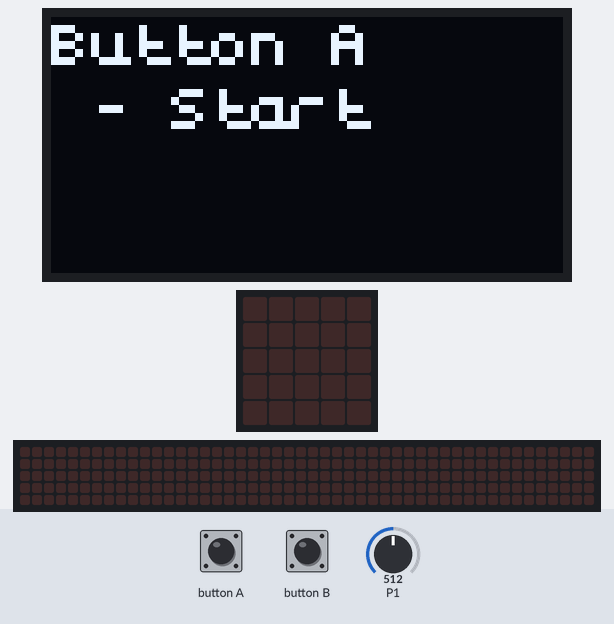
Recording of a program running on a simulated BBC micro:bit running MicroPython. Shown: 128×64 one-colour display, the board's 5×5 LED display, a strip that is not on the board, showing the scrolling text unrolled. The inputs (shaded band) are chosen by the test bench; at power-on: P1 = 512 (analog values on the 0–1023 scale). The 48×5 strip is a reading aid, not a part: it shows the text the display is scrolling, unrolled, one strip-width of it at a time.

Above: at 1.3 s.
1.4 s: button A pressed for 0.15 s
At 2.3 s:
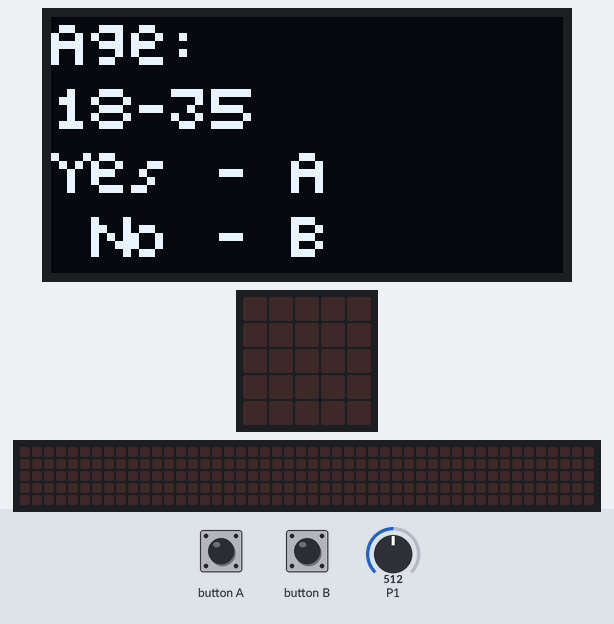
3.0 s: button A pressed for 1 s
At 3.9 s:
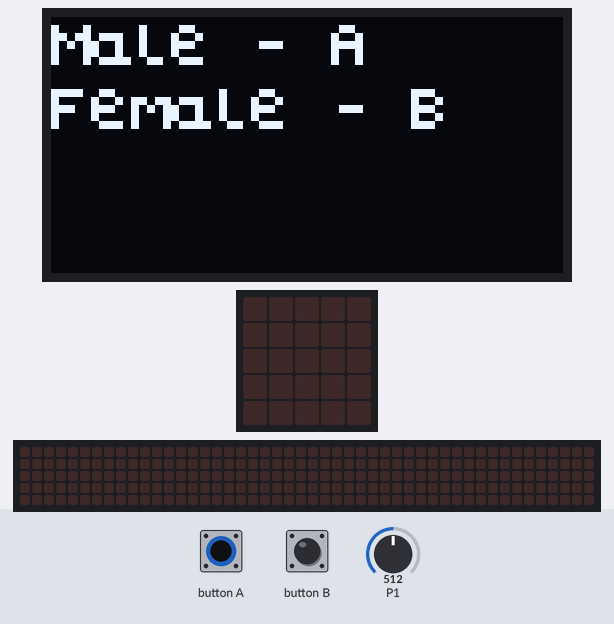
5.5 s: button B pressed for 0.15 s
At 5.66 s:
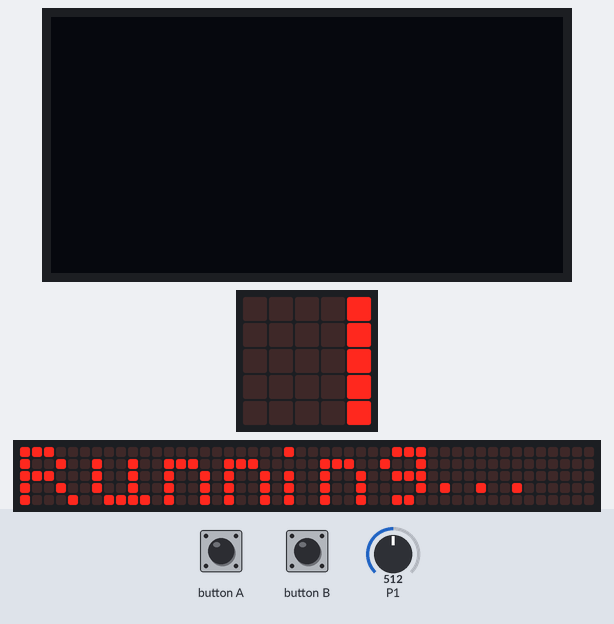
Timing chart, 0 to 8.5 s (numbered marks = the images above; inputs shaded):
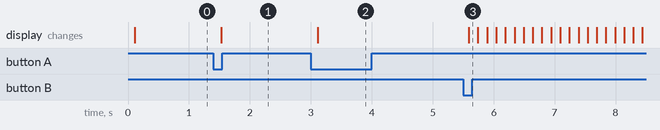

Measured:
- after the input at 1.4 s, the display: changes after 0.13 s (image 1)
- after the input at 3.0 s, the display: changes after 0.11 s (image 2)
- after the input at 5.5 s, the display: changes after 0.09 s (image 3)

The program:

Main_Program.py
```python
from microbit import *
import utime as time
from ssd1306 import initialize, clear_oled
from ssd1306_text import add_text

gender = 0
threshold = 550
count = 0
sample = 0
bpm = 0
age = 0
previous = 0
window = []
values = []
bpm_store = []
beat = False
mean_hr = 0


mean = lambda datalist: sum(datalist) / len(datalist)


initialize()
clear_oled()
add_text(0, 0, "Button A", 1)
add_text(0, 1, " - Start", 1)

while True:
    if button_b.was_pressed():
        continue
    if button_a.was_pressed():
        clear_oled()
        add_text(0, 0, "Age:", 1)
        add_text(0, 1, "18-35", 1)
        add_text(0, 2, "Yes - A", 1)
        add_text(0, 3, " No - B", 1)
        while True:
            if button_a.was_pressed():
                age = 1
                break
            elif button_b.was_pressed():
                add_text(0, 1, "36-55", 1)
                while True:
                    if button_a.was_pressed():
                        age = 2
                        break
                    if button_b.was_pressed():
                        age = 3
                        break
                break
        break

clear_oled()
add_text(0, 0, "Male - A", 1)
add_text(0, 1, "Female - B", 1)
while True:
    if button_a.was_pressed():
        gender = 1
        break
    if button_b.was_pressed():
        gender = 2
        break
clear_oled()

display.scroll("Running...", wait=False, loop=True)
while True:
    window.append(pin1.read_analog())
    avg = round(mean(window))
    values.append(avg)
    if len(window) == 11:
        window.pop(0)
    if beat is False and avg >= threshold + 10:
        beat = True
        count += 1
        if count == 1:
            t1 = time.ticks_ms()
        if count == 11:
            clear_oled()
            T = time.ticks_ms() - t1
            previous = bpm
            bpm = round(600 * 1000 / (T))
            add_text(0, 0, "Heart Rate:", 1)
            add_text(0, 1, str(bpm) + " bpm", 1)
            add_text(0, 2, "Previous:", 1)
            if previous != 0:
                add_text(0, 3, str(previous) + " bpm", 1)
                bpm_store.append(previous)
            else:
                add_text(0, 3, "No Record", 1)
            count = 0
    elif beat is True and avg <= threshold - 10:
        beat = False
    sample += 1
    if sample == 125:
        threshold = mean(values)
        values = []
        sample = 0
    if len(bpm_store) == 5:
        clear_oled()
        break
    sleep(20)
mean_hr = mean(bpm_store)
display.clear()
add_text(0, 0, "Your Heart", 1)
add_text(0, 1, "Rate(avg) is:", 1)
add_text(0, 2, str(mean_hr), 1)
if gender == 1:
    if mean_hr < 50 + age / 2:
        add_text(0, 3, "Too Low!", 1)
    elif mean_hr < 84 + age / 2:
        add_text(0, 3, "Average!", 1)
    else:
        add_text(0, 3, "Too High!", 1)
else:
    if mean_hr < 54 + age / 2:
        add_text(0, 3, "Too Low!", 1)
    elif mean_hr < 85 + age / 2:
        add_text(0, 3, "Normal!", 1)
    else:
        add_text(0, 3, "Too High!", 1)
```
